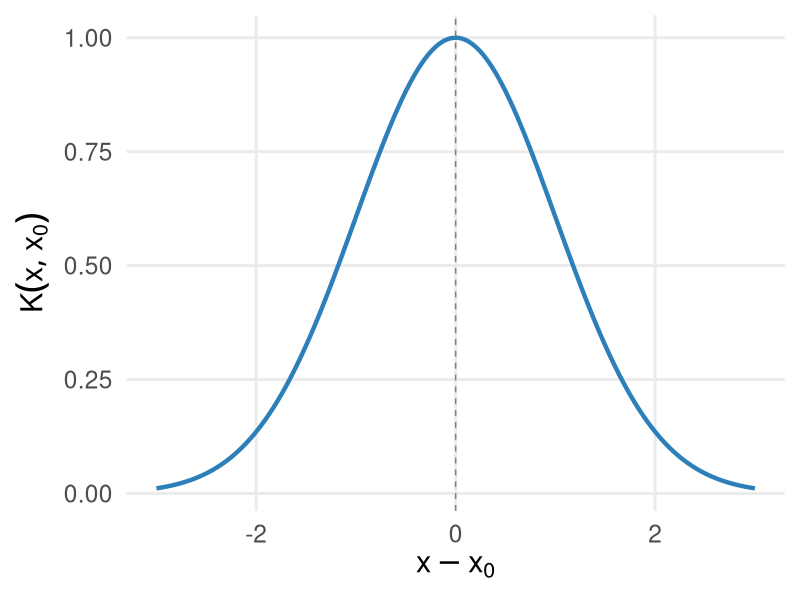
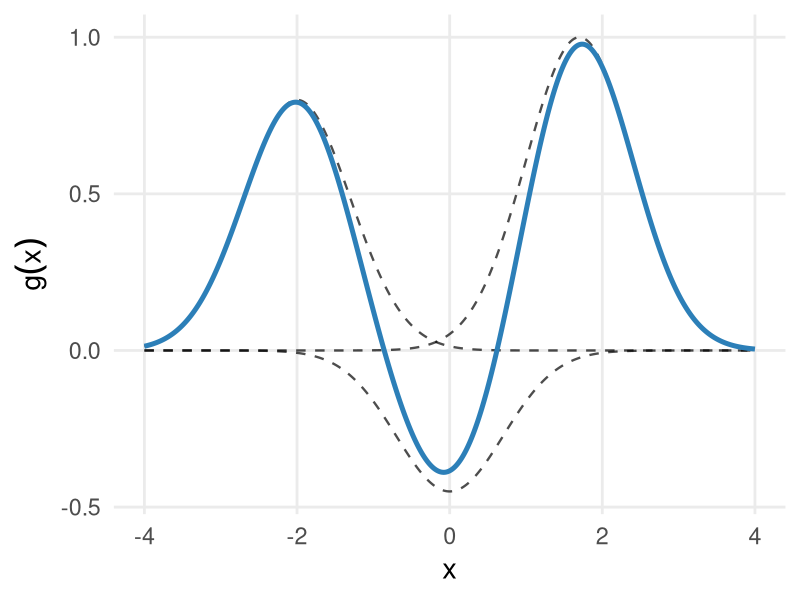

Source code (R) for these figures, in order:
## ---- chunk 1
#| include: false
library(ggplot2)
library(dplyr)
## ---- chunk 2
#| fig-width: 8
#| fig-height: 4.7
#| out-width: 78%
#| fig-align: center


library(ggplot2)

x <- seq(-3, 3, length.out = 500)
sigma <- 1
K <- exp(-(x^2)/(2 * sigma^2))

df_k <- data.frame(x = x, K = K)

ggplot(df_k, aes(x, K)) +
  geom_line(linewidth = 1.5, color = "#2C7FB8") +
  geom_vline(xintercept = 0, linetype = "dashed", color = "grey50") +
  labs(
    x = expression(x - x[0]),
    y = expression(K(x,x[0]))
  ) +
  theme_minimal(base_size = 22) +
  theme(panel.grid.minor = element_blank())
## ---- chunk 3
#| fig-width: 8
#| fig-height: 4.7
#| out-width: 78%
#| fig-align: center
xg <- seq(-4, 4, length.out = 600)
centros <- c(-2, 0, 1.7)
alpha <- c(0.8, -0.45, 1.0)
sigma <- 0.7

comp <- lapply(seq_along(centros), function(i) {
  data.frame(
    x = xg,
    valor = alpha[i] * exp(-(xg-centros[i])^2/(2*sigma^2)),
    componente = paste0("Componente ", i)
  )
})
comp <- do.call(rbind, comp)

total <- aggregate(valor ~ x, comp, sum)

ggplot() +
  geom_line(data = comp,
            aes(x, valor, group = componente),
            linewidth = .8, linetype = "dashed", alpha = .7) +
  geom_line(data = total, aes(x, valor),
            linewidth = 1.7, color = "#2C7FB8") +
  labs(x = "x", y = expression(g(x))) +
  theme_minimal(base_size = 21) +
  theme(panel.grid.minor = element_blank())
